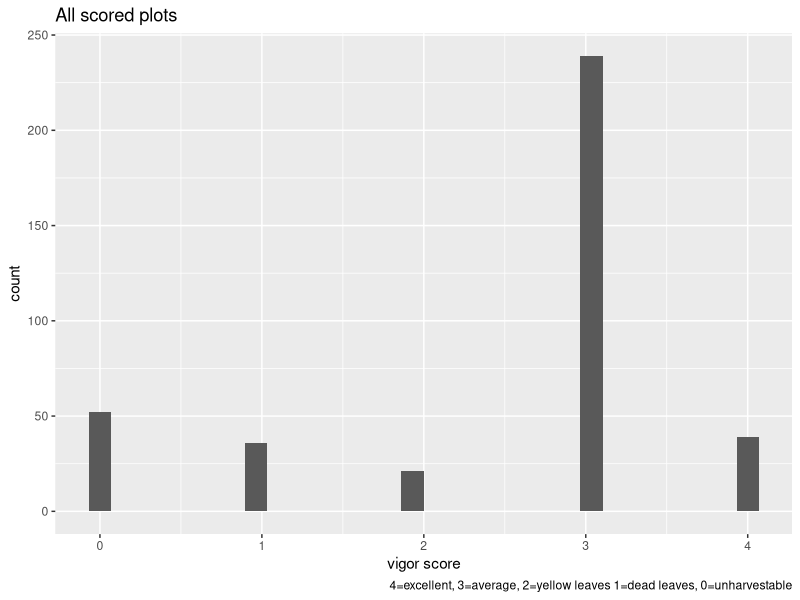
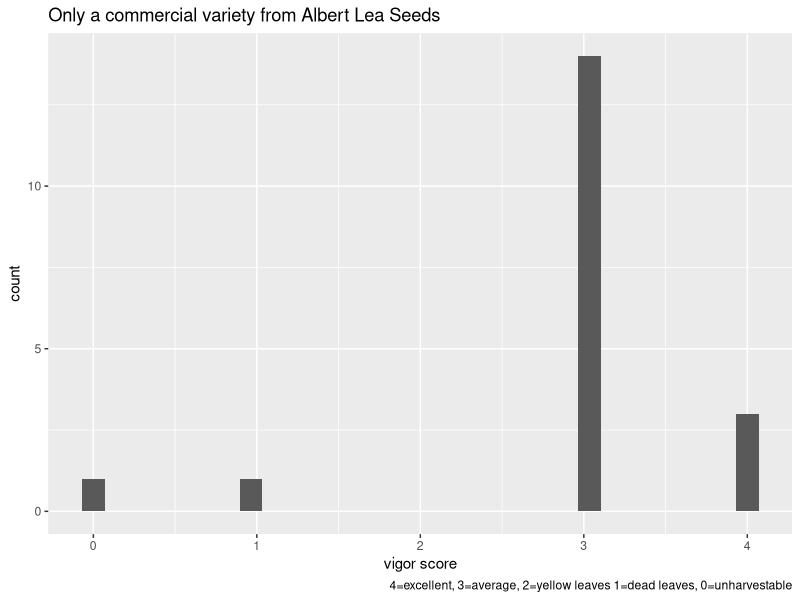
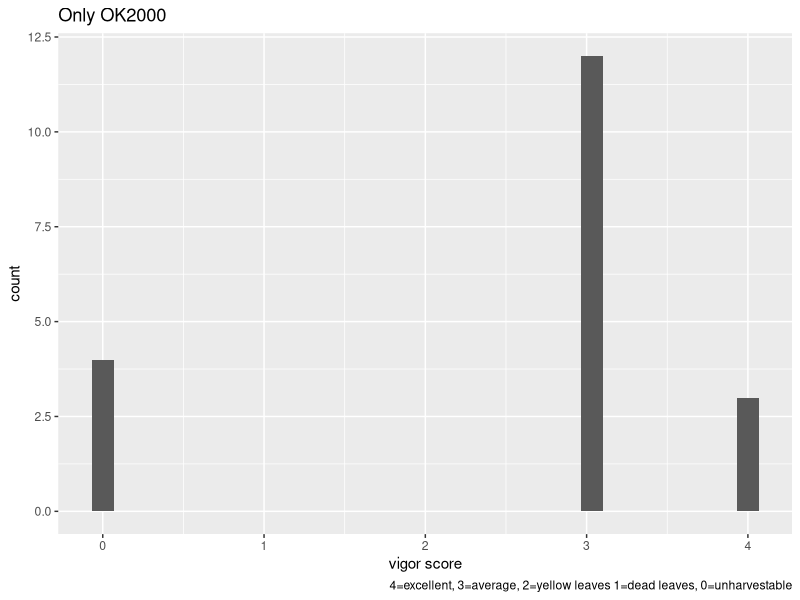
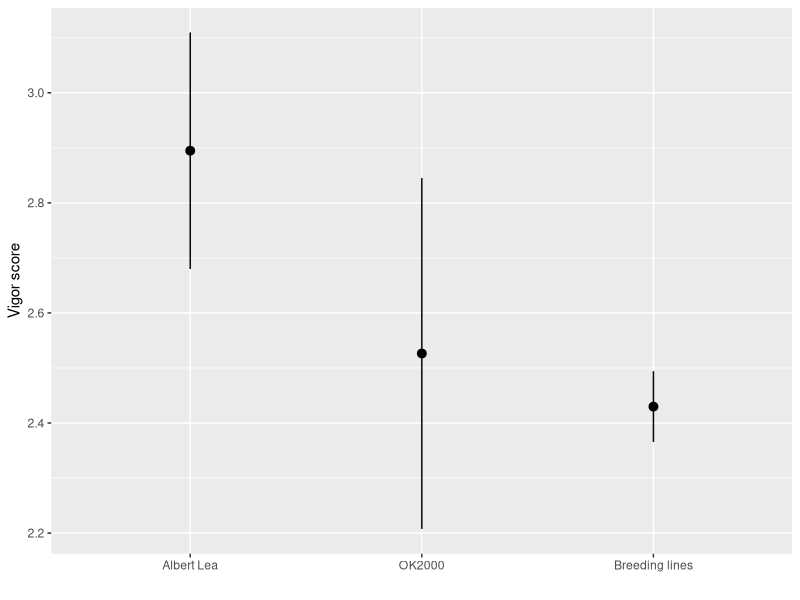

Write R code to recreate these figures, in order.
## ---- chunk 1
library(tidyverse)
read.csv("mungbean plot map - master.csv") -> dat

dat %>% 
  select(PLOT,ENTRY,TREATMENT,genotype,activity,vigorcode_num) %>% 
  filter(vigorcode_num != "empty" &
           vigorcode_num != "skipped") %>% 
  mutate(vigorcode_num = as.numeric(vigorcode_num)) %>% 
  filter(genotype!= "belkin" &
         genotype!= "albert lea 2x" &
         genotype!= "albert lea 3x" &
         genotype!= "enlist 1.7" &
         genotype!= "enlist 005"
         ) %>% 
  drop_na(vigorcode_num) -> dat1
  # distinct(vigorcode_num)

dat1 %>% 
  mutate(check = if_else(TREATMENT!= "CH1" & TREATMENT!="CH2", "genotype","checks")) %>% 
  mutate(type = if_else(TREATMENT== "CH1", "Albert Lea",if_else(TREATMENT=="CH2", "OK2000", "Breeding lines"))) %>% 
  mutate(type = factor(type,
                       levels = c("Albert Lea", "OK2000", "Breeding lines"))) %>% 
  group_by(type) %>% 
  summarise(n=n()) %>% 
  knitr::kable(caption = "Visual assessment observation counts")
## ---- chunk 2

dat1 %>% 
  ggplot(aes(vigorcode_num)) +
  stat_bin() +
  labs(x="vigor score",
       caption = "4=excellent, 3=average, 2=yellow leaves 1=dead leaves, 0=unharvestable",
       title = "All scored plots")
## ---- chunk 3
# dat1 %>% 
#   filter(TREATMENT == "CH1" | 
#            TREATMENT == "CH2") %>% 
#   ggplot(aes(vigorcode_num)) +
#   stat_bin() +
#   labs(x="vigor score",
#        caption = "4=excellent, 3=average, 2=yellow leaves 1=dead leaves, 0=unharvestable",
#        title = "Only check plots OK2000 and a commercial variety\n from Albert Lea Seeds")

dat1 %>% 
  filter(TREATMENT == "CH1" ) %>% 
  ggplot(aes(vigorcode_num)) +
  stat_bin() +
  labs(x="vigor score",
       caption = "4=excellent, 3=average, 2=yellow leaves 1=dead leaves, 0=unharvestable",
       title = "Only a commercial variety from Albert Lea Seeds")

dat1 %>% 
  filter(TREATMENT == "CH2") %>% 
  ggplot(aes(vigorcode_num)) +
  stat_bin() +
  labs(x="vigor score",
       caption = "4=excellent, 3=average, 2=yellow leaves 1=dead leaves, 0=unharvestable",
       title = "Only OK2000")
## ---- chunk 4
dat1 %>% 
  mutate(check = if_else(TREATMENT!= "CH1" & TREATMENT!="CH2", "genotype","checks")) %>% 
  mutate(type = if_else(TREATMENT== "CH1", "Albert Lea",if_else(TREATMENT=="CH2", "OK2000", "Breeding lines"))) %>% 
  mutate(type = factor(type,
                       levels = c("Albert Lea", "OK2000", "Breeding lines"))) %>% 
  # group_by(type) %>% 
  # summarise(n=n())
  ggplot(aes(type,vigorcode_num)) +
  stat_summary() +
  labs(y="Vigor score",
       x="")

## ---- chunk 5
dat1 %>% 
  mutate(type = if_else(TREATMENT== "CH1", "Albert Lea",if_else(TREATMENT=="CH2", "OK2000", "Breeding line"))) %>% 
  filter(vigorcode_num==4) %>% 
  filter(TREATMENT!="CH1" & TREATMENT!= "CH2") %>% 
  arrange(genotype) %>% 
  arrange(PLOT) %>% 
  rowid_to_column() %>%  
  select(rowid,genotype,PLOT) %>% 
  knitr::kable(caption = "genotypes with exceptionally good vigor, scoring a vigor score of 4 on 16Jul2024")
  
## ---- chunk 6
dat1 %>% 
  mutate(type = if_else(TREATMENT== "CH1", "Albert Lea",if_else(TREATMENT=="CH2", "OK2000", "Breeding line"))) %>% 
  filter(vigorcode_num==2) %>% 
  filter(TREATMENT!="CH1" & TREATMENT!= "CH2") %>% 
  arrange(genotype) %>% 
  arrange(PLOT) %>% 
  rowid_to_column() %>%  
  select(rowid,genotype, PLOT) %>%
  knitr::kable(caption = "lines with yellow leaves, scoring a vigor score of 2 on 16Jul2024")
## ---- chunk 7
dat1 %>% 
  mutate(type = if_else(TREATMENT== "CH1", "Albert Lea",if_else(TREATMENT=="CH2", "OK2000", "Breeding line"))) %>% 
  filter(vigorcode_num==1) %>% 
  filter(TREATMENT!="CH1" & TREATMENT!= "CH2") %>% 
  arrange(genotype) %>%
  arrange(PLOT) %>% 
  rowid_to_column() %>%  
  select(rowid,genotype, PLOT) %>%
  knitr::kable(caption = "genotypes with dying leaves, scoring a vigor score of 1 on 16Jul2024")
## ---- chunk 8
dat1 %>% 
  mutate(type = if_else(TREATMENT== "CH1", "Albert Lea",if_else(TREATMENT=="CH2", "OK2000", "Breeding line"))) %>% 
  filter(vigorcode_num==0) %>% 
  filter(TREATMENT!="CH1" & TREATMENT!= "CH2") %>% 
  arrange(genotype) %>% 
  arrange(PLOT) %>% 
  rowid_to_column() %>%  
  select(rowid,genotype, PLOT) %>%
  knitr::kable(caption = "genotypes deemed unharvestable, scoring a vigor score of 0  on 16Jul2024. This could be due to insufficient population in the stand")
